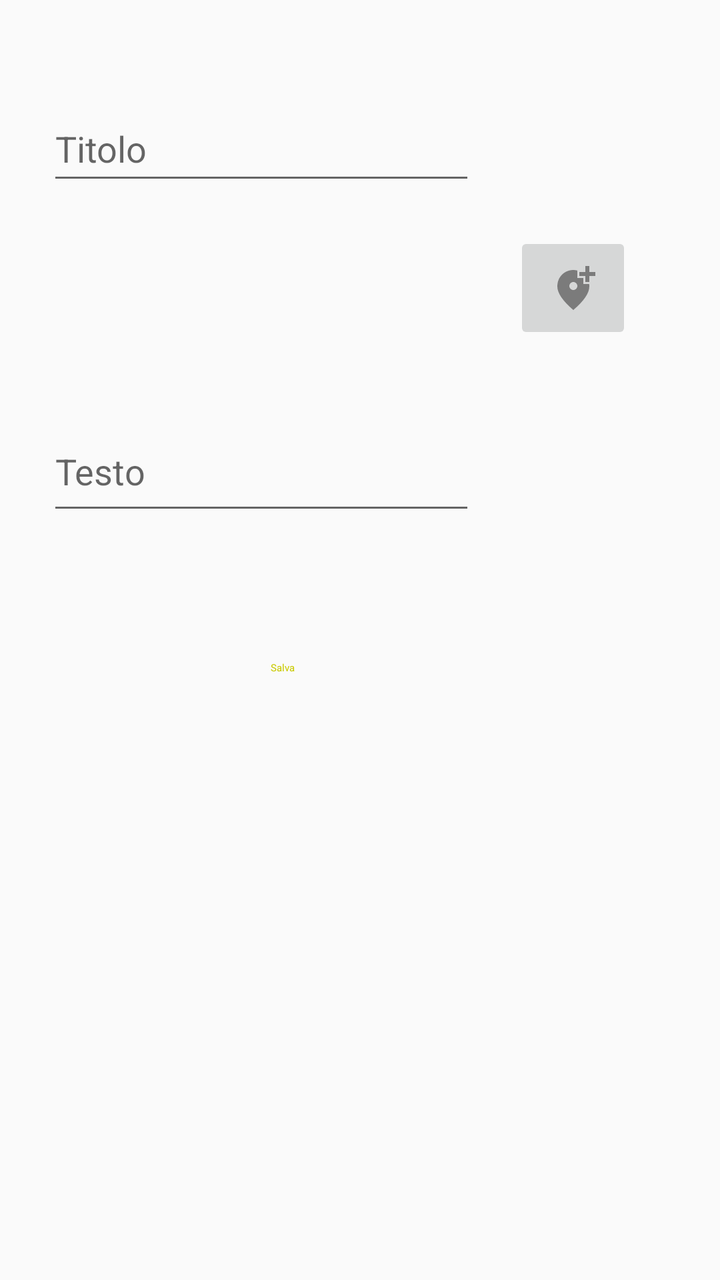
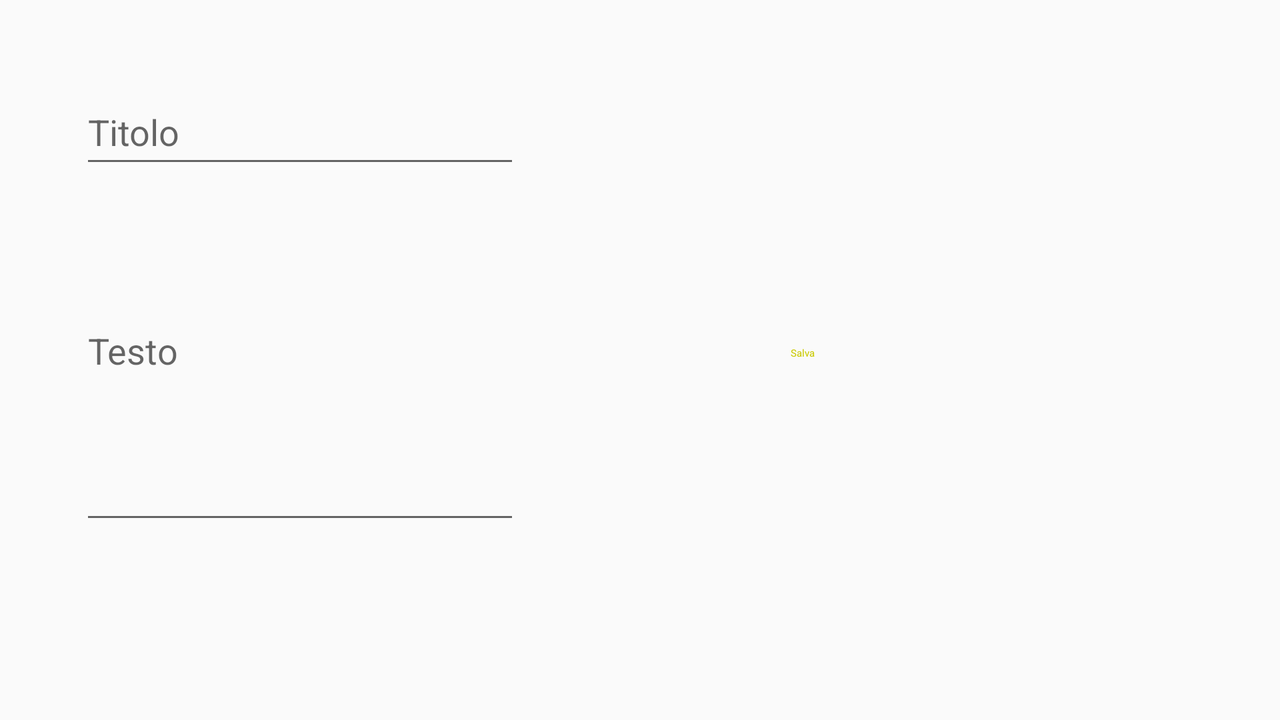

Two renders of one Android screen. The first uses the default layout on a phone; the second uses the alternative layout the repository ships for a different screen configuration, on a matching device. The two XML files are below.
<!-- AndroidManifest.xml: application theme Theme.LazyWriter -->
<!-- res/layout/fragment_addfragment.xml -->
<?xml version="1.0" encoding="utf-8"?>
<FrameLayout xmlns:android="http://schemas.android.com/apk/res/android"
    xmlns:app="http://schemas.android.com/apk/res-auto"
    xmlns:tools="http://schemas.android.com/tools"
    android:layout_width="match_parent"
    android:layout_height="match_parent"
    tools:context=".addfragment">

    
    <androidx.constraintlayout.widget.ConstraintLayout
        android:layout_width="match_parent"
        android:layout_height="match_parent">

        <EditText
            android:id="@+id/editTextTextPersonName"
            android:layout_width="214dp"
            android:layout_height="49dp"
            android:ems="10"
            android:hint="Titolo"
            android:inputType="textPersonName"
            app:layout_constraintBottom_toBottomOf="parent"
            app:layout_constraintEnd_toEndOf="parent"
            app:layout_constraintHorizontal_bias="0.162"
            app:layout_constraintStart_toStartOf="parent"
            app:layout_constraintTop_toTopOf="parent"
            app:layout_constraintVertical_bias="0.082" />

        <EditText
            android:id="@+id/editTextTextMultiLine"
            android:layout_width="214dp"
            android:layout_height="49dp"
            android:layout_marginTop="116dp"
            android:ems="10"
            android:gravity="start|top"
            android:hint="Testo"
            android:inputType="textMultiLine"
            app:layout_constraintEnd_toEndOf="parent"
            app:layout_constraintHorizontal_bias="0.162"
            app:layout_constraintStart_toStartOf="parent"
            app:layout_constraintTop_toBottomOf="@+id/editTextTextPersonName" />

        <ImageButton
            android:id="@+id/imageButton"
            android:layout_width="59dp"
            android:layout_height="56dp"
            android:layout_marginTop="116dp"
            android:layout_marginEnd="44dp"
            android:src="@drawable/location_baseline"
            app:layout_constraintEnd_toEndOf="parent"
            app:layout_constraintHorizontal_bias="1.0"
            app:layout_constraintStart_toEndOf="@+id/editTextTextMultiLine"
            app:layout_constraintTop_toTopOf="parent"
            tools:ignore="SpeakableTextPresentCheck" />

        <Button
            android:id="@+id/button"
            style="@style/app_ButtonStyle"
            android:layout_width="202dp"
            android:layout_height="44dp"
            android:layout_marginStart="40dp"
            android:layout_marginTop="312dp"
            android:backgroundTint="#FFFFFF"
            android:text="Salva"
            app:layout_constraintStart_toStartOf="parent"
            app:layout_constraintTop_toTopOf="parent" />

    </androidx.constraintlayout.widget.ConstraintLayout>

</FrameLayout>
<!-- resources referenced by this layout -->
<resources>
  <!-- drawable location_baseline (drawable) -->
  <vector android:height="24dp" android:tint="#7B7B7B"
      android:viewportHeight="24" android:viewportWidth="24"
      android:width="24dp" xmlns:android="http://schemas.android.com/apk/res/android">
      <path android:fillColor="@android:color/white" android:pathData="M20,1v3h3v2h-3v3h-2L18,6h-3L15,4h3L18,1h2zM12,13c1.1,0 2,-0.9 2,-2s-0.9,-2 -2,-2 -2,0.9 -2,2 0.9,2 2,2zM14,3.25L14,7h3v3h2.92c0.05,0.39 0.08,0.79 0.08,1.2 0,3.32 -2.67,7.25 -8,11.8 -5.33,-4.55 -8,-8.48 -8,-11.8C4,6.22 7.8,3 12,3c0.68,0 1.35,0.08 2,0.25z"/>
  </vector>
  <style name="app_ButtonStyle" parent="Widget.MaterialComponents.Button">
          <item name="android:background">@drawable/button_box</item>
          <item name="android:textColor">?attr/colorSecondary</item>
          <item name="android:backgroundTint">#ffff</item>
      </style>
  <style name="Theme.LazyWriter" parent="Theme.AppCompat.Light.NoActionBar">
          
          <item name="colorPrimary">#0000ca</item>
          <item name="colorPrimaryVariant">@color/purple_700</item>
          <item name="colorOnPrimary">@color/white</item>
          
          <item name="colorSecondary">#caca00</item>
          <item name="colorSecondaryVariant">@color/teal_700</item>
          <item name="colorOnSecondary">@color/black</item>
          
          <item name="android:statusBarColor" tools:targetApi="l">?attr/colorPrimaryVariant</item>
          
      </style>
</resources>
<!-- res/layout-land/fragment_addfragment.xml (the repository's variant of the layout above) -->
<!-- drawn on the phone turned sideways -->
<?xml version="1.0" encoding="utf-8"?>
<FrameLayout xmlns:android="http://schemas.android.com/apk/res/android"
    xmlns:app="http://schemas.android.com/apk/res-auto"
    xmlns:tools="http://schemas.android.com/tools"
    android:layout_width="match_parent"
    android:layout_height="match_parent"
    tools:context=".addfragment">

    

    <TableLayout
        android:layout_width="match_parent"
        android:layout_height="286dp"
        android:layout_marginLeft="40dp">

        <TableRow
            android:layout_width="match_parent"
            android:layout_height="match_parent">

            <EditText
                android:id="@+id/Title_text"
                android:layout_width="214dp"
                android:layout_height="49dp"
                android:layout_marginTop="40dp"
                android:ems="10"
                android:hint="Titolo"
                android:inputType="textPersonName" />
        </TableRow>

        <TableRow
            android:layout_width="match_parent"
            android:layout_height="match_parent">

            <EditText
                android:id="@+id/preset_text"
                android:layout_width="220dp"
                android:layout_height="114dp"
                android:layout_marginTop="64dp"
                android:ems="10"
                android:gravity="start|top"
                android:hint="Testo"
                android:inputType="textMultiLine" />

            <Button
                android:id="@+id/save_btn"
                style="@style/app_ButtonStyle"
                android:layout_width="202dp"
                android:layout_height="44dp"
                android:layout_marginLeft="40dp"
                android:layout_marginTop="60dp"
                android:backgroundTint="#FFFFFF"
                android:text="Salva" />
        </TableRow>

    </TableLayout>

</FrameLayout>
<!-- resources referenced by the variant -->
<!-- as the phone turned sideways resolves them -->
<resources>
  <style name="app_ButtonStyle" parent="Widget.MaterialComponents.Button">
          <item name="android:background">@drawable/button_box</item>
          <item name="android:textColor">?attr/colorSecondary</item>
          <item name="android:backgroundTint">#ffff</item>
      </style>
  <style name="Theme.LazyWriter" parent="Theme.AppCompat.Light.NoActionBar">
          
          <item name="colorPrimary">#0000ca</item>
          <item name="colorPrimaryVariant">@color/purple_700</item>
          <item name="colorOnPrimary">@color/white</item>
          
          <item name="colorSecondary">#caca00</item>
          <item name="colorSecondaryVariant">@color/teal_700</item>
          <item name="colorOnSecondary">@color/black</item>
          
          <item name="android:statusBarColor" tools:targetApi="l">?attr/colorPrimaryVariant</item>
          
      </style>
</resources>
